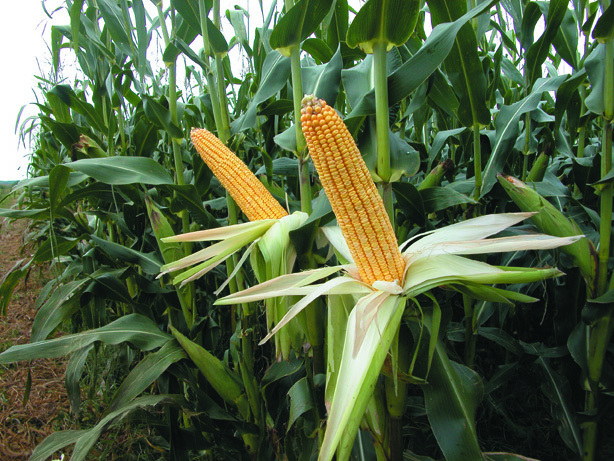
#> input picture prelim/encoding_latency/original.jpg, 614 x 461 px
$ python codec_gaussian.py
#> lines starting #> are read from the running program, lines starting #| are printed output that depends on the picture
### prelim/encoding_latency/huffman.py
import heapq
from collections import defaultdict
import numpy as np

def build_huffman_tree(data):
    """
    Builds a Huffman tree for the given data.

    Args:
        data (numpy.ndarray): Input data.

    Returns:
        dict: Huffman codes for each value in the data.
    """
    frequency = defaultdict(int)
    for value in data.ravel():
        frequency[value] += 1

    heap = [[weight, [symbol, ""]] for symbol, weight in frequency.items()]
    heapq.heapify(heap)

    while len(heap) > 1:
        lo = heapq.heappop(heap)
        hi = heapq.heappop(heap)
        for pair in lo[1:]:
            pair[1] = '0' + pair[1]
        for pair in hi[1:]:
            pair[1] = '1' + pair[1]
        heapq.heappush(heap, [lo[0] + hi[0]] + lo[1:] + hi[1:])

    huffman_codes = sorted(heapq.heappop(heap)[1:], key=lambda p: (len(p[-1]), p))
    return {symbol: code for symbol, code in huffman_codes}

def huffman_encode(data, huffman_codes):
    """
    Encodes the data using Huffman codes.

    Args:
        data (numpy.ndarray): Input data.
        huffman_codes (dict): Huffman codes.

    Returns:
        tuple: Encoded data as binary and its original bitstring length.
    """
    bitstring = ''.join(huffman_codes[value] for value in data.ravel())
    bitstring_length = len(bitstring)
    encoded_data = int(bitstring, 2).to_bytes((bitstring_length + 7) // 8, byteorder='big')
    return encoded_data, bitstring_length

def huffman_decode(encoded_data, bitstring_length, huffman_codes, shape):
    """
    Decodes a Huffman encoded binary data back into an array.

    Args:
        encoded_data (bytes): Huffman encoded binary data.
        bitstring_length (int): Length of the original bitstring.
        huffman_codes (dict): Huffman codes.
        shape (tuple): Shape of the original data.

    Returns:
        numpy.ndarray: Decoded data.
    """
    reverse_codes = {code: symbol for symbol, code in huffman_codes.items()}
    bitstring = bin(int.from_bytes(encoded_data, byteorder='big'))[2:]
    bitstring = bitstring.zfill(bitstring_length)

    decoded_data = []
    current_code = ""
    for bit in bitstring:
        current_code += bit
        if current_code in reverse_codes:
            decoded_data.append(reverse_codes[current_code])
            current_code = ""
    return np.array(decoded_data, dtype=np.int16).reshape(shape)

### prelim/encoding_latency/codec_gaussian.py
import cv2
import numpy as np
import os
import time
from huffman import build_huffman_tree, huffman_encode, huffman_decode

def prod(val):
    val = list(val)
    res = 1
    for ele in val:
        res *= ele
    return res

def gaussian_pyramid_encode(image, levels):
    """
    Encodes an image into a Gaussian pyramid.

    Args:
        image (numpy.ndarray): Input image.
        levels (int): Number of levels in the pyramid.

    Returns:
        list: Gaussian pyramid (list of numpy arrays).
    """
    gaussian_pyramid = [image.astype(np.int16)]
    for i in range(levels - 1):
        image = cv2.pyrDown(image).astype(np.int16)
        gaussian_pyramid.append(image)
    return gaussian_pyramid

def gaussian_pyramid_decode(gaussian_pyramid, target_level, original_shape):
    """
    Decodes a Gaussian pyramid back into an image.

    Args:
        gaussian_pyramid (list): Gaussian pyramid (list of numpy arrays).
        target_level (int): The level to reconstruct to.
        original_shape (tuple): The original shape of the image.

    Returns:
        numpy.ndarray: Reconstructed image.
    """
    return gaussian_pyramid[target_level][:original_shape[0], :original_shape[1], :original_shape[2]]

# Example usage:
if __name__ == "__main__":
    image = cv2.imread("original.jpg")
#> image is the input picture: shape (461, 614, 3); mean B, G, R 66.3, 101.7, 83.9
    image = cv2.resize(image, (224, 224))
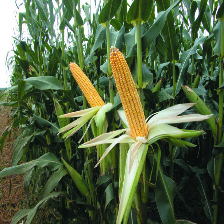
#> image: shape (224, 224, 3); mean B, G, R 66.2, 101.6, 83.7
    original_shape = image.shape
#> original_shape = (224, 224, 3)
    print(f"Original image {original_shape}: {prod(original_shape):,d} Bytes with {image.dtype}")
#| Original image (224, 224, 3): 150,528 Bytes with uint8

    os.makedirs("output", exist_ok=True)

    levels = 4
    start_time = time.time()
    gaussian_pyramid = gaussian_pyramid_encode(image, levels)
#> the loop in gaussian_pyramid_encode, `for i in range(levels - 1):` made 3 passes
#> pass 1, in gaussian_pyramid_encode, `image = cv2.pyrDown(image).astype(np.int16)`:
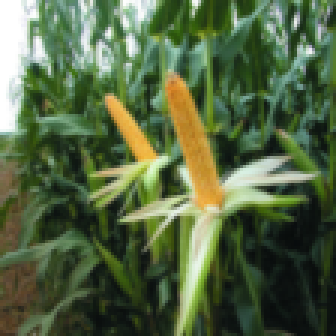
#> image: shape (112, 112, 3) int16 (shown 3 times larger); mean of channels 0, 1, 2 66.6, 102.1, 84.2; drawn as B, G, R
#> pass 2, in gaussian_pyramid_encode, `image = cv2.pyrDown(image).astype(np.int16)`:
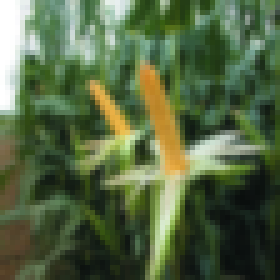
#> image: shape (56, 56, 3) int16 (shown 5 times larger); mean of channels 0, 1, 2 67.5, 102.9, 85; drawn as B, G, R
#> pass 3, in gaussian_pyramid_encode, `image = cv2.pyrDown(image).astype(np.int16)`:
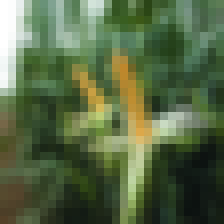
#> image: shape (28, 28, 3) int16 (shown 8 times larger); mean of channels 0, 1, 2 69.1, 104.5, 86.6; drawn as B, G, R
#> after the loop in gaussian_pyramid_encode, `for i in range(levels - 1):`: gaussian_pyramid = 4 items
#> gaussian_pyramid = 4 items
    print(f"Creating Gaussian Pyramid: {time.time() - start_time:.4f} sec")
    print([x.shape for x in gaussian_pyramid])
#| [(224, 224, 3), (112, 112, 3), (56, 56, 3), (28, 28, 3)]

    # Directly create the lowest Gaussian layer
    for lev in range(levels):
        start_time = time.time()
        lowimage = image
        for _ in range(lev):
            lowimage = cv2.pyrDown(image)
        print(f"Creating Gaussian Layer {lev}: {time.time() - start_time:.4f} sec")

    total_compressed_size = 0
    for level, gaussian in reversed(list(enumerate(gaussian_pyramid))):
        cv2.imwrite(f"output/Gaussian_Level_{level}.png", gaussian.astype(np.uint8))

        start_time = time.time()
        huffman_codes = build_huffman_tree(gaussian)
        encoded_data, bitstring_length = huffman_encode(gaussian, huffman_codes)
        print(f"Encoding Gaussian Pyramid Level {level}: {time.time() - start_time:.4f} sec")

        compressed_size = len(encoded_data)
        total_compressed_size += compressed_size

        uncompressed_size = prod(gaussian.shape)
        print(f" >> Compressed size {gaussian.shape}, {gaussian.dtype}: {compressed_size:,d} bytes (uncomp. {uncompressed_size:,d} bytes, {compressed_size / uncompressed_size * 100:.2f}%)")

        decoded_layer = huffman_decode(encoded_data, bitstring_length, huffman_codes, gaussian.shape)
        assert np.array_equal(decoded_layer, gaussian), "Decoded layer does not match original!"
#> this loop made 4 passes
#> (level, bitstring_length, compressed_size, total_compressed_size, val in prod, uncompressed_size) on passes 1 to 4: (3, 17486, 2186, 2186, [28, 28, 3], 2352), (2, 70738, 8843, 11029, [56, 56, 3], 9408), (1, 283810, 35477, 46506, [112, 112, 3], 37632), (0, 1136993, 142125, 188631, [224, 224, 3], 150528)
#|  >> Compressed size (28, 28, 3), int16: 2,186 bytes (uncomp. 2,352 bytes, 92.94%)
#|  >> Compressed size (56, 56, 3), int16: 8,843 bytes (uncomp. 9,408 bytes, 93.99%)
#|  >> Compressed size (112, 112, 3), int16: 35,477 bytes (uncomp. 37,632 bytes, 94.27%)
#|  >> Compressed size (224, 224, 3), int16: 142,125 bytes (uncomp. 150,528 bytes, 94.42%)
#> after the loop, total_compressed_size = 188631

    print(f"Total compressed size: {total_compressed_size:,d} bytes")
#| Total compressed size: 188,631 bytes

    reconstructed_image = gaussian_pyramid_decode(gaussian_pyramid, 0, original_shape)

    cv2.imwrite("output/Original_Image.png", image)
    cv2.imwrite("output/Reconstructed_Image.png", reconstructed_image)

    assert np.allclose(reconstructed_image, image), "Reconstructed image does not match original!"
